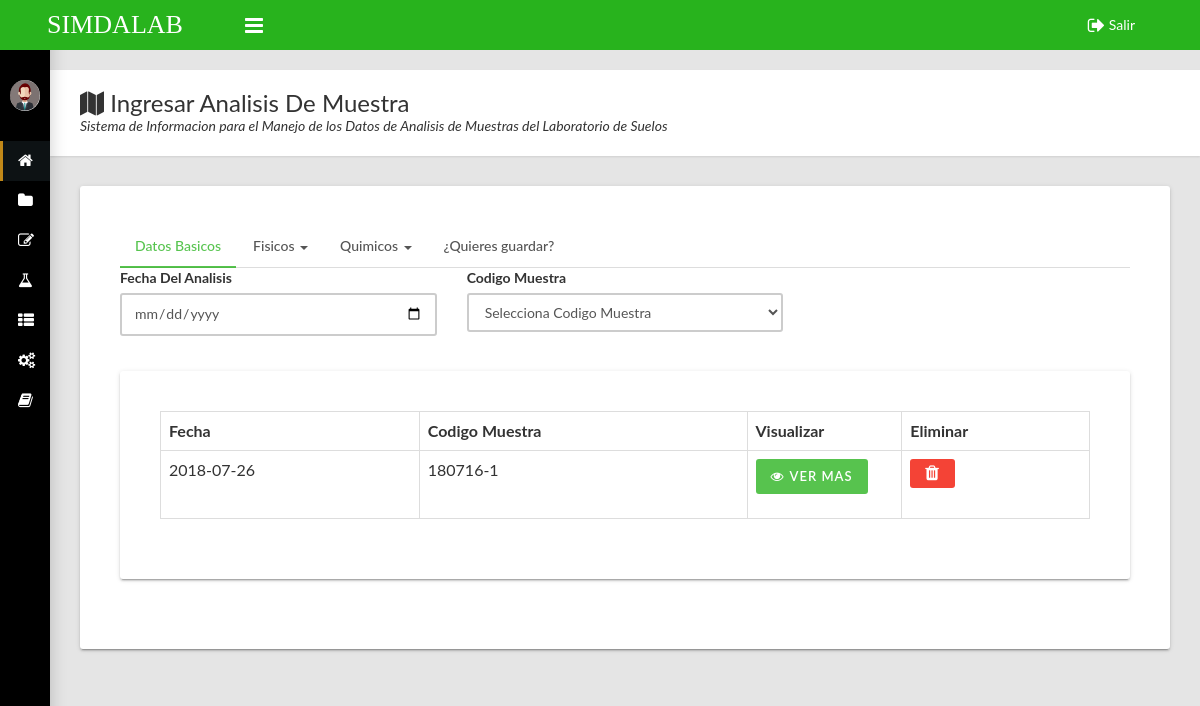
Screenshot of /pages/Administrador/registrar/Reg-Analisis_Muestra/Reg-Analisis_Muestra.php (signed in) with the database file from the repository.
### tables this page shows
CREATE TABLE `analisis_muestra` (
  `id_Analisis_Muestra` bigint(20) NOT NULL,
  `Fecha` date NOT NULL,
  `id_Recepcion_Muestra` bigint(20) NOT NULL,
  `ws` varchar(16) NOT NULL,
  `wa` varchar(16) NOT NULL,
  `wsw` varchar(16) NOT NULL,
  `ww` varchar(16) NOT NULL,
  `dw` varchar(16) NOT NULL,
  `t_Grados` varchar(16) NOT NULL,
  `Resul_mg_l` varchar(16) NOT NULL,
  `Pss` varchar(16) NOT NULL,
  `Pssp` varchar(16) NOT NULL,
  `Vd` varchar(16) NOT NULL,
  `Resul_a` varchar(16) NOT NULL,
  `factor_Correcion_T1` varchar(16) NOT NULL,
  `temperatura_1` varchar(16) NOT NULL,
  `densidad_1` varchar(16) NOT NULL,
  `peso_Muestra_1` varchar(16) NOT NULL,
  `Resul_3` varchar(16) NOT NULL,
  `factor_Correcion_T2` varchar(16) NOT NULL,
  `temperatura_2` varchar(16) NOT NULL,
  `densidad_2` varchar(16) NOT NULL,
  `peso_Muestra_2` varchar(16) NOT NULL,
  `Resul_4` varchar(16) NOT NULL,
  `arena` varchar(16) NOT NULL,
  `arcilla` varchar(16) NOT NULL,
  `Resul_5` varchar(16) NOT NULL,
  `Textura` varchar(16) NOT NULL,
  `CarbonO` varchar(16) NOT NULL,
  `Resul_c` varchar(16) NOT NULL,
  `pH_Calcular` varchar(16) NOT NULL,
  `temperaturaPh` varchar(16) NOT NULL,
  `VolumenM` varchar(16) NOT NULL,
  `VolumenB` varchar(16) NOT NULL,
  `PesoM` varchar(16) NOT NULL,
  `NormalidadT` varchar(16) NOT NULL,
  `Resul_6` varchar(16) NOT NULL,
  `densi_real` varchar(16) NOT NULL,
  `densi_apa` varchar(16) NOT NULL,
  `resul_porosidad` varchar(16) NOT NULL
);

CREATE TABLE `toma_muestra` (
  `id_Toma_Muestra` bigint(20) NOT NULL,
  `fecha_Toma` date NOT NULL,
  `Hora` time NOT NULL,
  `id_Ficha` bigint(20) NOT NULL,
  `Proyecto` varchar(100) NOT NULL,
  `id_Instructor` bigint(20) NOT NULL COMMENT 'responsable de la muestra',
  `identificacion_Muestra` varchar(20) NOT NULL,
  `id_Lote` bigint(20) NOT NULL,
  `tipo_Topografia` varchar(30) NOT NULL,
  `profundidad_Muestra` float NOT NULL,
  `Humedad` float NOT NULL,
  `fuerza_penetracion` float NOT NULL,
  `profundidad_Campo` float NOT NULL,
  `Norte` double NOT NULL,
  `Occidente` double NOT NULL,
  `Altura` double NOT NULL,
  `responsable_Toma` varchar(60) NOT NULL,
  `Empresa` varchar(60) NOT NULL,
  `correo_Electronico` varchar(100) NOT NULL,
  `Telefono` varchar(20) NOT NULL,
  `responsable_Recibido` varchar(60) NOT NULL,
  `Observaciones` text NOT NULL
);

### pages/Administrador/registrar/Reg-Analisis_Muestra/Reg-Analisis_Muestra.php (the view, shortened to what this page needs)
<?php
if (isset($_SESSION['ADMINISTRADOR']))
{
  include '../../../../assets/conexion/conexion.php';
?>
<!DOCTYPE html>
<html>
  <head>
    <link rel="stylesheet" type="text/css" href="../../../../assets/css/main.css">
  </head>
  <body class="sidebar-mini fixed sidebar-collapse">
    <div class="wrapper">
      <header class="main-header hidden-print"><a class="logo" href="../../index.php">SIMDALAB</a>
        <nav class="navbar navbar-static-top">
          <a class="sidebar-toggle" href="#" data-toggle="offcanvas"></a>
          <div class="navbar-custom-menu">
            <ul class="top-nav">
              <li><a href="../../../../assets/conexion/cerrar.php"><i class="fa fa-sign-out fa-lg"></i> Salir</a></li>
            </ul>
          </div>
        </nav>
      </header>
      <aside class="main-sidebar hidden-print">
        <section class="sidebar">
          <div class="user-panel">
            <div class="pull-left image"><img class="img-circle" src="../../../../assets/imagenes/administrador.png" alt="User Image"></div>
          </div>
          <ul class="sidebar-menu">
            <li class="active"><a href="../../index.php"><i class="fa fa-home"></i><span>Inicio</span></a></li>
            <li class="treeview"><a href="#"><i class="fa fa-folder"></i><span>Registrar</span><i class="fa fa-angle-right"></i></a>
                <li class="treeview"><a href="#"><i class="fa fa-edit"></i><span>Ingresar</span><i class="fa fa-angle-right"></i></a>
            </li>
               <li class="treeview"><a href="#"><i class="fa fa-flask"></i><span>Analizar</span><i class="fa fa-angle-right"></i></a>
            </li>
            <li class="treeview"><a href="#"><i class="fa fa-th-list"></i><span>Consultar</span><i class="fa fa-angle-right"></i></a>
            </li>
            <li class="treeview"><a href="#"><i class="fa fa-gears"></i><span>Configuracion</span><i class="fa fa-angle-right"></i></a>
            </li>
            <li class=""><a href="../../manual_usuario/manual_de_usuario_simdalab.pdf"><i class="fa fa-book"></i><span>Manual De Usuario</span></a></li>
          </ul>
        </section>
      </aside>
      <div class="content-wrapper">
        <div class="page-title">
          <div>
            <h1><i class="fa fa-map"></i> Ingresar Analisis De Muestra</h1>
            <p>Sistema de Informacion para el Manejo de los Datos de Analisis de Muestras del Laboratorio de Suelos</p>
          </div>
        </div>
        <div class="row">
          <div class="col-md-12">
            <div class="card">
              <div class="bs-component">
            <ul class="nav nav-tabs">
  <li class="active"><a href="#Datos_Basicos" data-toggle="tab">Datos Basicos</a></li>
  <li class="dropdown">
    <a class="dropdown-toggle" data-toggle="dropdown" href="#">Fisicos
    <span class="caret"></span></a>
  </li>
  <li class="dropdown">
    <a class="dropdown-toggle" data-toggle="dropdown" href="#">Quimicos
    <span class="caret"></span></a>
  </li>
  <li ><a href="#quieres_guardar" data-toggle="tab">¿Quieres guardar?</a></li>
</ul>
                <div class="tab-content" id="myTabContent">
                  <div class="tab-pane fade active in" id="Datos_Basicos">
                    <div class="row">
                      <div class="col-md-4">
                        <div class="form-group">
                          <label class="control-label" for="Fecha">Fecha Del Analisis</label>
                          <input class="form-control" type="date" id="Fecha" placeholder="aaaa/mm/dd">
                        </div>
                      </div>
                      <div class="col-md-4">
                        <div class="form-group">
                          <label class="control-label" for="id_Recepcion_Muestra">Codigo Muestra</label>
                            <select class="form-control" id="id_Recepcion_Muestra" onchange="checked()">
                            <option value="Selecciona">Selecciona Codigo Muestra</option>
                          </select>
                        </div>
                      </div>
                    </div>
                  </div>
          </div>
          <br>
            <div class="row">
                <div class="col-md-12">
                  <div class="card">
                    <div class="card-body" id="Contenedor_Recargar">
                      <table class="table table-hover table-bordered" id="sampleTable">
                        <thead>
                          <tr>
                            <th>Fecha</th>
                            <th>Codigo Muestra</th>
                            <th>Visualizar</th>
                            <th>Eliminar</th>
                          </tr>
                        </thead>
                        <tbody>
                         <?php
                          $conexion->set_charset('utf8');
          $busqueda="SELECT
          `id_Analisis_Muestra`,
 analisis_muestra.Fecha,
    toma_muestra.identificacion_Muestra,
 `ws`,
 `wa`,
 `wsw`,
 `ww`,
 `dw`,
 `t_Grados`,
 `Resul_mg_l`,
 `Pss`,
 `Pssp`,
 `Vd`,
 `Resul_a`,
 `factor_Correcion_T1`,
 `temperatura_1`,
 `densidad_1`,
 `peso_Muestra_1`,
 `Resul_3`,
 `factor_Correcion_T2`,
 `temperatura_2`,
 `densidad_2`,
 `peso_Muestra_2`,
 `Resul_4`,
 `arena`,
 `arcilla`,
 `Resul_5`,
 analisis_muestra.Textura,
 `CarbonO`,
 `Resul_c`,
 `pH_Calcular`,
 `temperaturaPh`,
 `VolumenM`,
 `VolumenB`,
 `PesoM`,
 `NormalidadT`,
 `Resul_6`,
 `densi_real`,
 `densi_apa`,
 `resul_porosidad` FROM `analisis_muestra`
           INNER JOIN recepcion_muestra on analisis_muestra.id_Recepcion_Muestra=recepcion_muestra.id_Recepcion_Muestra
           INNER join toma_muestra on recepcion_muestra.id_Toma_Muestra=toma_muestra.id_Toma_Muestra
 ORDER BY `id_Analisis_Muestra` DESC";
          $query=mysqli_query($conexion,$busqueda);
          while ($fila=mysqli_fetch_row($query)){
             ?>
            <tr>
<td ><?php echo $fila[1] ?></td>
<td ><?php echo $fila[2] ?></td>
                          <td class='col-xs-2'>
                           <form style='float:left' action='mostrar/Mostrar-Analisis_Muestra.php' method='post'>
                              <button class="btn btn-primary icon-btn" type='submit' value='ver mas'><i class='fa fa-eye'></i>Ver Mas</button>
                           </form>
                          </td>
                           <td ><?php echo "<div><a class='btn btn-danger' href='eliminar-analisis.php?id_Analisis_Muestra=".$fila['0']."'><i class='fa fa-lg fa-trash'></i></a></div>"?></td>
                           </tr>
             <?php
}
   ?>
                        </tbody>
                      </table>
                    </div>
                  </div>
                </div>
              </div>
        </div>
      </div>
      </div>
  </body>
</html>
<?php
}
else
{
  echo "<script type='text/javascript'>alert('Acceso Denegado');location='../../../../index.php?Acceso Denegado'</script>";
}
?>

### rows the page displays
analisis_muestra: Fecha "2018-07-26", toma_muestra.identificacion_Muestra "180716-1"
